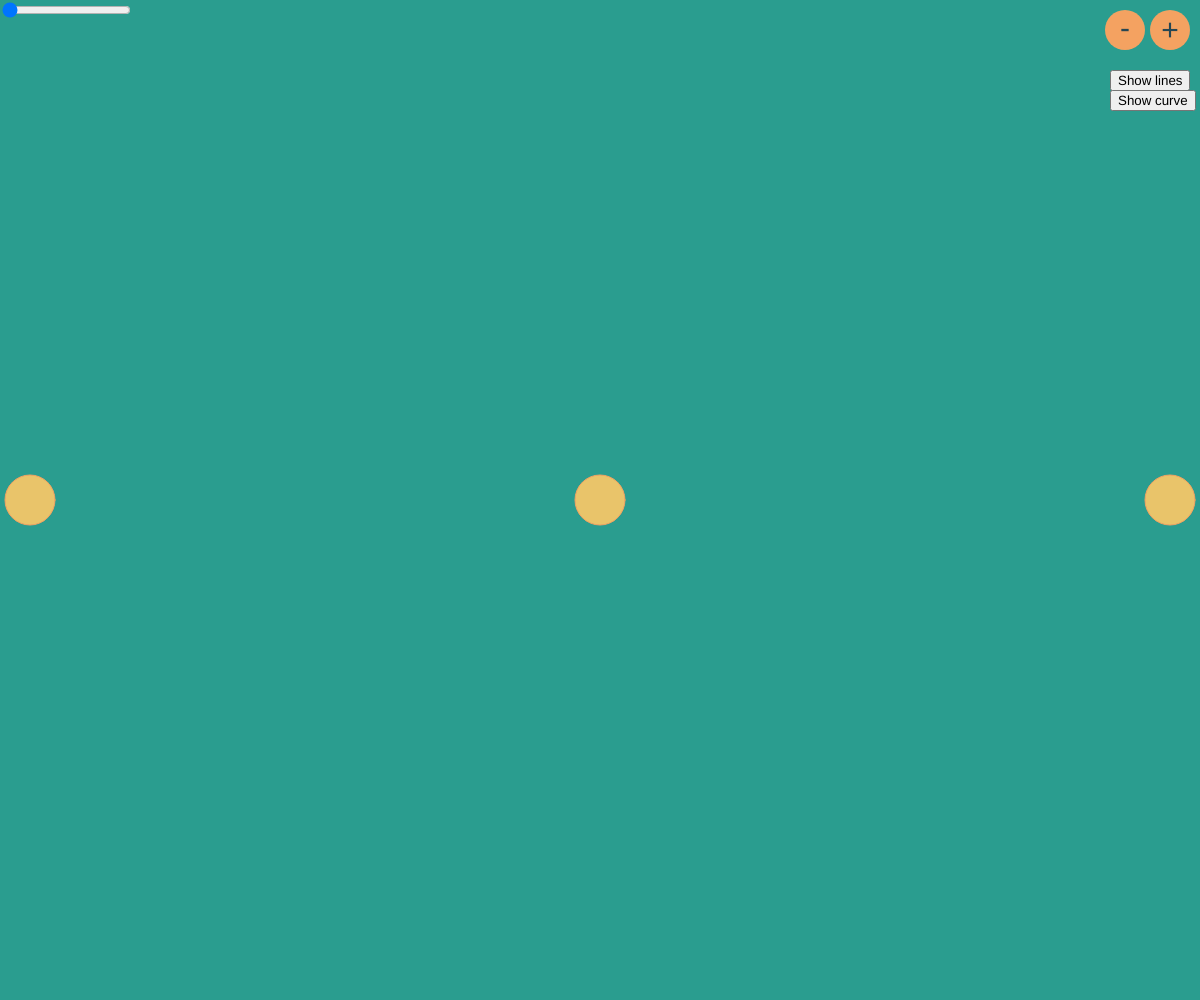
Frame 1 (no input)
Frame 60 (no input): identical to frame 1, image omitted
Frame 120 (the mouse pressed at the canvas centre since frame 60): identical to frame 1, image omitted

The p5.js sketch that drew this single still picture (run headless with seeded random() and noise() and a simulated clock; from frame 60 on, the mouse is pressed at the canvas centre):

// p5.js sketch
// ── sketch.js
class Point {
  x = 0;
  y = 0;
  d = 0;
  active = false;
  //x,y     where to draw
  //d       diameter
  constructor(x, y, d) {
    this.x = x;
    this.y = y;
    this.d = d;
  }

  mult(value) {
    this.x *= value;
    this.y *= value;
  }

  add(point) {
    this.x += point.x;
    this.y += point.y;
  }
}

var points = [];
var addButton = {};
var deleteButton = {};
var showLines = false;
var showCurve = false;
var slider;

function setup() {
  createCanvas(windowWidth, windowHeight);

  points.push(new Point(30, windowHeight / 2, 50));
  points.push(new Point(windowWidth / 2, windowHeight / 2, 50));
  points.push(new Point(windowWidth - 30, windowHeight / 2, 50));
  addButton = { x: windowWidth - 30, y: 30 };
  deleteButton = { x: windowWidth - 75, y: 30 };

  lineButton = createButton("Show lines");
  lineButton.position(windowWidth - 90, 70);
  lineButton.mousePressed(() => {
    showLines = !showLines;
  });

  curveButton = createButton("Show curve");
  curveButton.position(windowWidth - 90, 90);
  curveButton.mousePressed(() => {
    showCurve = !showCurve;
  });

  slider = createSlider(0.001, 1, 0, 0.001);
  slider.position(0, 0);
}

function draw() {
  clear();

  background("#2a9d8f");
  drawAddButton();
  drawDeleteButton();

  drawPoints();
  doBezier();
}

function doBezier() {
  //linear interpolation B(t)
  noFill();
  beginShape();
  for (let t = 0; t <= 1.0001; t += slider.value()) {
    var point = calcBezier(t, points);
    if (showCurve) {
      vertex(point.x, point.y);
    }
  }
  endShape(LINES);
}

//Here starts the magix
function calcBezier(t, ps) {
  if (ps.length == 1) {
    //Base case if just one point return that point as a new one
    return new Point(ps[0].x, ps[0].y);
  } else {
    //repeat until list is empty *
    var first = calcBezier(t, ps.slice(0, ps.length - 1));
    //repeat until list is empty *
    var second = calcBezier(t, ps.slice(1, ps.length));

    //just some fancy shit
    if (showLines) {
      line(first.x, first.y, second.x, second.y);
    }
  }

  //multiply the first point (x,y) by 1-t
  first.mult(1 - t);

  //and the second one by t
  second.mult(t);

  //add the two x,y together
  first.add(second);

  //return and go to * until list is done and return the final point
  return first;
}

function drawPoints() {
  for (let i = 0; i < points.length; i++) {
    var point = points[i];
    if (i != points.length - 1) var nextPoint = points[i + 1];

    fill("#e9c46a");
    if (point.active) {
      fill("#e76f51");
    }
    stroke("#f4a261");
    // if (nextPoint != null) {
    //   line(point.x, point.y, nextPoint.x, nextPoint.y);
    // }
    circle(point.x, point.y, point.d);
    fill("#e9c46a");
  }
}

function drawAddButton() {
  var fillColor = "#f4a261";
  var plusColor = "#264653";

  if (addButton.active) {
    fillColor = "#264653";
    plusColor = "#f4a261";
  }

  fill(fillColor);
  noStroke();
  circle(addButton.x, addButton.y, 40);
  fill(plusColor);
  textSize(30);
  textAlign(CENTER);
  text("+", addButton.x, 40);
}

function drawDeleteButton() {
  var fillColor = "#f4a261";
  var plusColor = "#264653";

  if (deleteButton.active) {
    fillColor = "#264653";
    plusColor = "#f4a261";
  }

  fill(fillColor);
  noStroke();
  circle(deleteButton.x, deleteButton.y, 40);
  fill(plusColor);
  textSize(30);
  textAlign(CENTER);
  text("-", deleteButton.x, 38);
}

function mouseClicked() {
  if (addButton.active) {
    points.push(new Point(mouseX, mouseY, 50));
    addButton.active = false;
    return;
  }

  let dX = Math.abs(deleteButton.x - mouseX),
    dY = Math.abs(deleteButton.y - mouseY);

  if (dX < 20 && dY < 20) {
    deleteButton.active = true;
    return;
  }

  (dX = Math.abs(addButton.x - mouseX)), (dY = Math.abs(addButton.y - mouseY));
  if (dX < 20 && dY < 20) {
    addButton.active = true;
    return;
  }

  points.forEach((point) => {
    let dX = Math.abs(point.x - mouseX),
      dY = Math.abs(point.y - mouseY);

    if (dX < point.d / 2 && dY < point.d / 2) {
      if (deleteButton.active) {
        points.splice(points.indexOf(point), 1);
        deleteButton.active = false;
      } else {
        point.active = !point.active;
      }
    }
  });
}

function mouseMoved() {
  points.forEach((point) => {
    if (point.active) {
      point.x = mouseX;
      point.y = mouseY;
    }
  });
}
